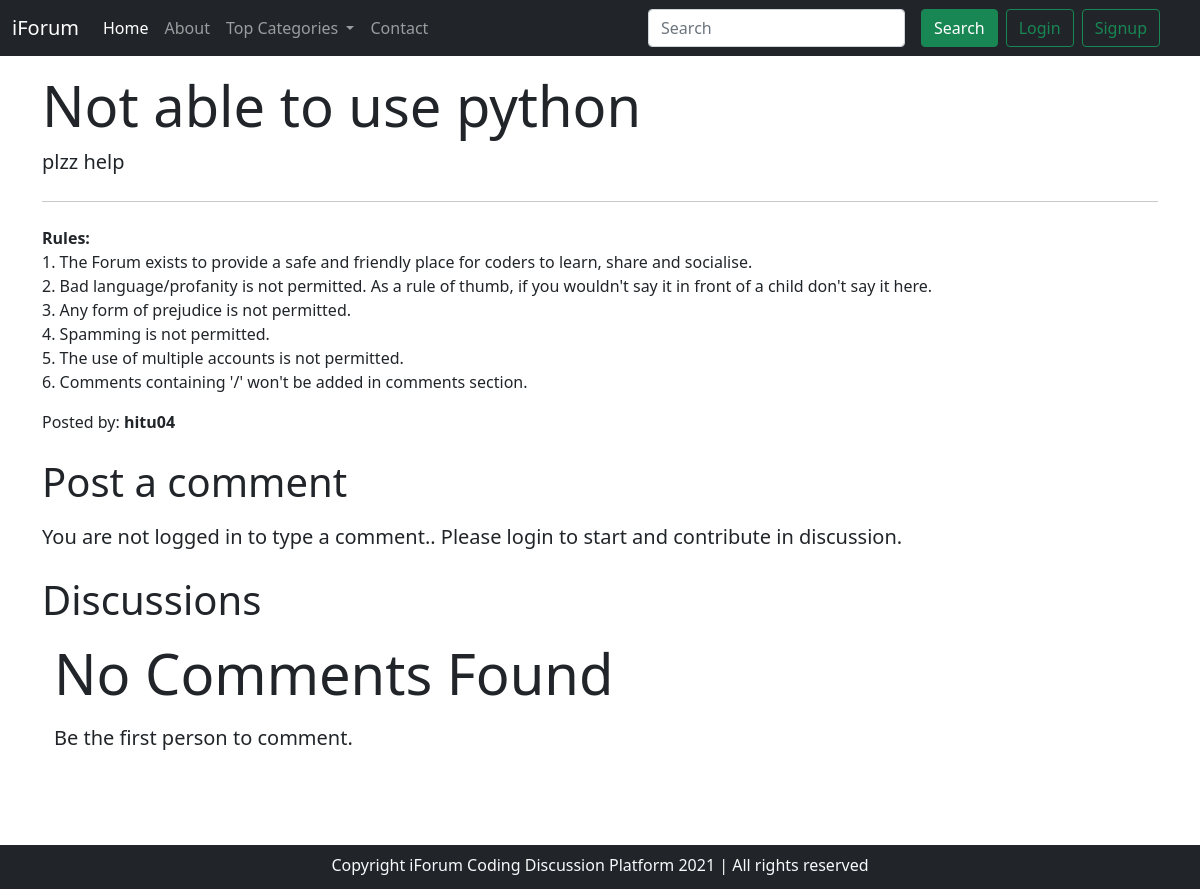
The app's page /thread.php?thread_id=3 with its own data.
### tables this page shows
CREATE TABLE `threads` (
  `thread_id` int(11) NOT NULL,
  `thread_title` varchar(255) NOT NULL,
  `thread_desc` text NOT NULL,
  `thread_cat_id` int(11) NOT NULL,
  `thread_user` int(11) NOT NULL,
  `thread_dt` datetime NOT NULL DEFAULT current_timestamp()
);

CREATE TABLE `users` (
  `sno` int(11) NOT NULL,
  `user_name` varchar(10) NOT NULL,
  `user_email` varchar(30) NOT NULL,
  `user_pass` varchar(255) NOT NULL,
  `user_dt` datetime NOT NULL DEFAULT current_timestamp()
);

### thread.php (the view, shortened to what this page needs)
<!doctype html>
<html lang="en">
<head>
    <link href="https://cdn.jsdelivr.net/npm/bootstrap@5.1.3/dist/css/bootstrap.min.css" rel="stylesheet">
</head>
<body>
    <?php include 'partials\_dbconnect.php'; ?>
    <?php include 'partials\_header.php'; ?>
    <?php
    $id = $_GET['thread_id'];
    $sql = "select * from `threads` where `thread_id`='$id' ";
    $res = mysqli_query($con, $sql);
    while ($row = mysqli_fetch_assoc($res)) {
        $threadname = $row['thread_title'];
        $threaddesc = $row['thread_desc'];
        $thread_user_id = $row['thread_user'];
        $sql2 = "select user_name from `users` where `sno`='$thread_user_id' ";
        $res2=mysqli_query($con,$sql2);
        $row2 = mysqli_fetch_assoc($res2);
        $posted=$row2['user_name'];
    }
    ?>
    <div class="container my-3">
        <div class="jumbotron">
            <h1 class="display-4"><?php echo $threadname; ?> </h1>
            <p class="lead"><?php echo $threaddesc; ?></p>
            <hr class="my-4">
            <p> <b>Rules: <br></b>
                1. The Forum exists to provide a safe and friendly place for coders to learn, share and socialise.<br>
                2. Bad language/profanity is not permitted. As a rule of thumb, if you wouldn't say it in front of a child don't say it here. <br>
                3. Any form of prejudice is not permitted. <br>
                4. Spamming is not permitted. <br>
                5. The use of multiple accounts is not permitted.<br>
                6. Comments containing '/' won't be added in comments section.
            </p>
            <p>Posted by: <b><?php echo $posted;?></b></p>
        </div>
    </div>
    <?php
                if(isset($_SESSION['loggedin']) and $_SESSION['loggedin']==true){
                        echo '<div class="container">
                        <h1 class="py-2">Post a Comment</h1>
                        <form action="'.$_SERVER["REQUEST_URI"].'" method="POST">
                            <div class="form-group my-3">
                                <label for="exampleFormControlTextarea1">Type your comment</label>
                                <textarea class="form-control my-3" id="comment" name="comment" rows="3"></textarea>
                                <input type="hidden" name="sno" value="'.$_SESSION['sno'].'">
                            </div>
                            <br>
                            <button type="submit" class="btn btn-success py-2">Post Comment</button>
                        </form>
                    </div>
                            ';
                }
                else{
                    echo '
                            <div class="container">
                            <h1 class="py-2">Post a comment</h1>
                            <p class="lead">
                                You are not logged in to type a comment.. Please login to start and contribute in discussion.
                            </p>
                            </div>';
                }
        ?>
    <div class="container">
        <h1 class="py-2">Discussions</h1>
        <?php
        $nores = true;
        if ($nores == true) {
            echo '<div class="jumbotron jumbotron-fluid">
                <div class="container">
                <p class="display-4">No Comments Found</p>
                <p class="lead">Be the first person to comment.
                </p>
                </div>
            </div><br><br>';
        }
        ?>
    </div>
    <br>
    <br>
    <br>
    <?php include 'partials\_footer.php'; ?>
</body>
</html>

### records on screen
threads: thread_title "Not able to use python", thread_desc "plzz help"
users: user_name "hitu04"
